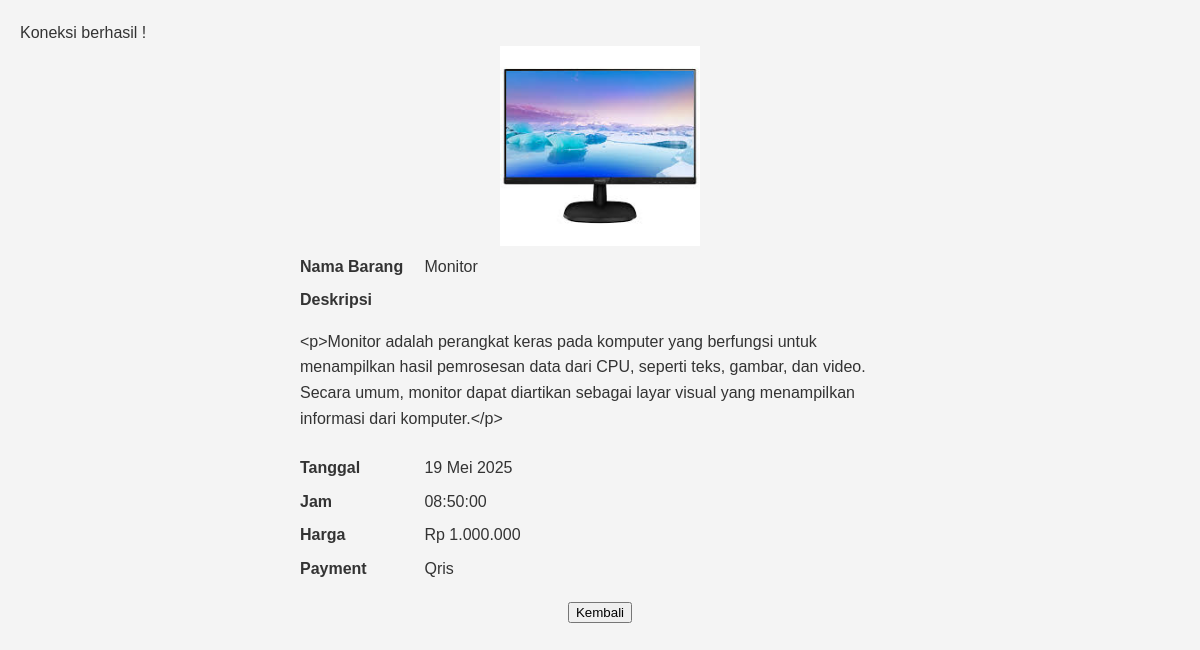
Screenshot of /detail.php?id=3 with the database file from the repository.
### tables this page shows
CREATE TABLE `barang` (
  `kode_barang` int(255) NOT NULL,
  `nama` varchar(255) NOT NULL,
  `gambar` varchar(255) NOT NULL,
  `deskripsi` varchar(255) NOT NULL,
  `harga` int(255) NOT NULL,
  `jam` time DEFAULT NULL,
  `tanggal` date DEFAULT NULL,
  `payment` text NOT NULL
);

### detail.php (the view, shortened to what this page needs)
<?php
include 'koneksi.php';
function formatTanggalIndonesia($tanggal) {
    $bulan = [
        1 => 'Januari', 2 => 'Februari', 3 => 'Maret',
        4 => 'April', 5 => 'Mei', 6 => 'Juni',
        7 => 'Juli', 8 => 'Agustus', 9 => 'September',
        10 => 'Oktober', 11 => 'November', 12 => 'Desember'
    ];
    $date = new DateTime($tanggal);
    $hari = $date->format('j');
    $bulan_index = (int)$date->format('n');
    $tahun = $date->format('Y');
    return "$hari {$bulan[$bulan_index]} $tahun";
}
$kode_barang = (int) $_GET['id'];
$sql  = "SELECT * FROM barang WHERE kode_barang = ?";
$stmt = $koneksi->prepare($sql);
$stmt->bind_param("i", $kode_barang);
$stmt->execute();
$result = $stmt->get_result();
$row = $result->fetch_assoc();
?>
<!DOCTYPE html>
<html lang="id">
<head>
  <link rel="stylesheet" href="index.css">
</head>
<body>
  <div class="container">
    <div class="center">
      <img src="uploads/<?php echo htmlspecialchars($row['gambar']); ?>"
           alt="Gambar <?php echo htmlspecialchars($row['nama']); ?>"
           width="200">
    </div>
    <div class="field">
      <span class="field-label">Nama Barang</span>
      <span class="field-value"><?php echo htmlspecialchars($row['nama']); ?></span>
    </div>
    <div class="field">
      <span class="field-label">Deskripsi</span>
      <div class="field-value">
        <p><?php echo nl2br(htmlspecialchars($row['deskripsi'])); ?></p>
      </div>
    </div>
    <div class="field">
      <span class="field-label">Tanggal</span>
      <span class="field-value"><?php echo formatTanggalIndonesia($row['tanggal']); ?></span>
    </div>
    <div class="field">
      <span class="field-label">Jam</span>
      <span class="field-value"><?php echo htmlspecialchars($row['jam']); ?></span>
    </div>
    <div class="field">
      <span class="field-label">Harga</span>
      <span class="field-value">Rp <?php echo number_format($row['harga'],0,',','.'); ?></span>
    </div>
    <div class="field">
      <span class="field-label">Payment</span>
      <span class="field-value"><?php echo htmlspecialchars($row['payment']); ?></span>
    </div>
    <div class="back-btn center">
      <a href="index.php"><button>Kembali</button></a>
    </div>
  </div>
</body>
</html>

### index.css (style rules this page uses)
body, html { margin: 0; padding: 0; font-family: Arial, sans-serif; background-color: #f4f4f4; color: #333; line-height: 1.6; }

### detail.php (style rules this page uses)
body { font-family: Arial, sans-serif; margin: 20px; }
.container { max-width: 600px; margin: auto; }
.center { text-align: center; }
.field { margin: 8px 0; }
.field-label { display: inline-block; width: 120px; font-weight: bold; vertical-align: top; }
.field-value { display: inline-block; }
.back-btn { margin-top: 20px; }

### rows the page displays
barang: gambar (picture), nama "Monitor", deskripsi "<p>Monitor adalah perangkat keras pada komputer yang berfungsi untuk menampilkan hasil pemrosesan data dari CPU, seperti teks, gambar, dan video. Secara umum, monitor dapat diartikan sebagai layar visual yang menampilkan informasi dari komputer.</p>", tanggal "19 Mei 2025", jam "08:50:00", harga "1.000.000", payment "Qris"
